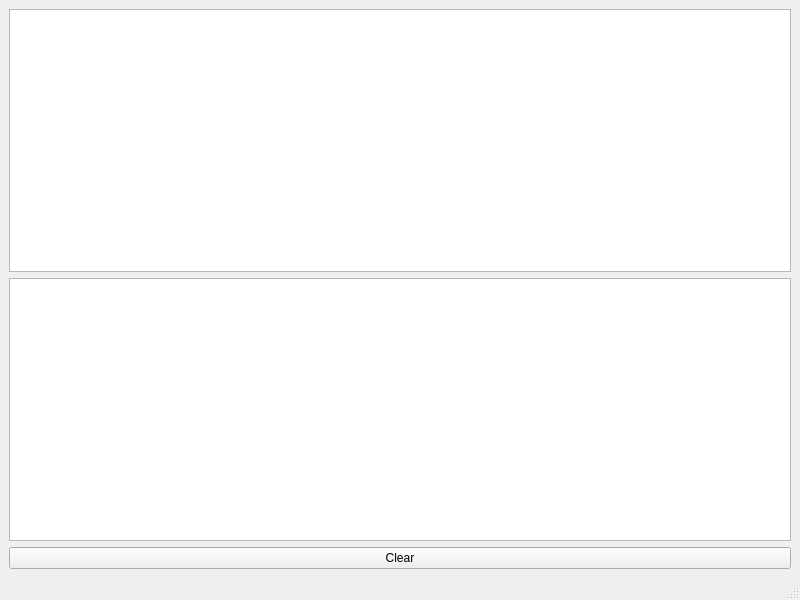
<?xml version="1.0" encoding="UTF-8"?>
<ui version="4.0">
 <class>MainWindow</class>
 <widget class="QMainWindow" name="MainWindow">
  <property name="geometry">
   <rect>
    <x>0</x>
    <y>0</y>
    <width>800</width>
    <height>600</height>
   </rect>
  </property>
  <property name="windowTitle">
   <string>MainWindow</string>
  </property>
  <widget class="QWidget" name="centralwidget">
   <layout class="QGridLayout" name="gridLayout">
    <item row="2" column="0">
     <widget class="QPushButton" name="btn_clear_table">
      <property name="text">
       <string>Clear</string>
      </property>
     </widget>
    </item>
    <item row="0" column="0">
     <widget class="QTableView" name="tableView">
      <property name="enabled">
       <bool>true</bool>
      </property>
     </widget>
    </item>
    <item row="1" column="0">
     <widget class="QListWidget" name="lw_tables"/>
    </item>
   </layout>
  </widget>
  <widget class="QMenuBar" name="menubar">
   <property name="geometry">
    <rect>
     <x>0</x>
     <y>0</y>
     <width>800</width>
     <height>23</height>
    </rect>
   </property>
  </widget>
  <widget class="QStatusBar" name="statusbar"/>
 </widget>
 <resources/>
 <connections/>
</ui>
